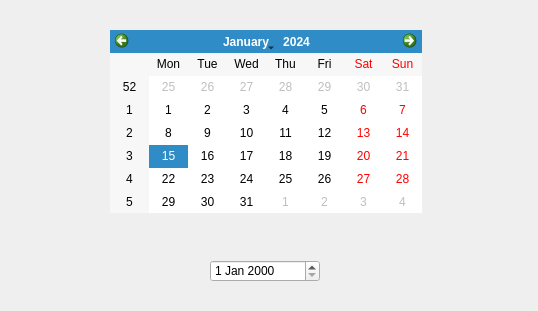
<?xml version="1.0" encoding="UTF-8"?>
<ui version="4.0">
 <class>Dialog</class>
 <widget class="QDialog" name="Dialog">
  <property name="geometry">
   <rect>
    <x>0</x>
    <y>0</y>
    <width>538</width>
    <height>311</height>
   </rect>
  </property>
  <property name="windowTitle">
   <string>Dialog</string>
  </property>
  <widget class="QCalendarWidget" name="calendarWidget">
   <property name="geometry">
    <rect>
     <x>110</x>
     <y>30</y>
     <width>312</width>
     <height>183</height>
    </rect>
   </property>
  </widget>
  <widget class="QDateEdit" name="dateEdit">
   <property name="geometry">
    <rect>
     <x>210</x>
     <y>260</y>
     <width>110</width>
     <height>22</height>
    </rect>
   </property>
  </widget>
 </widget>
 <resources/>
 <connections/>
</ui>
